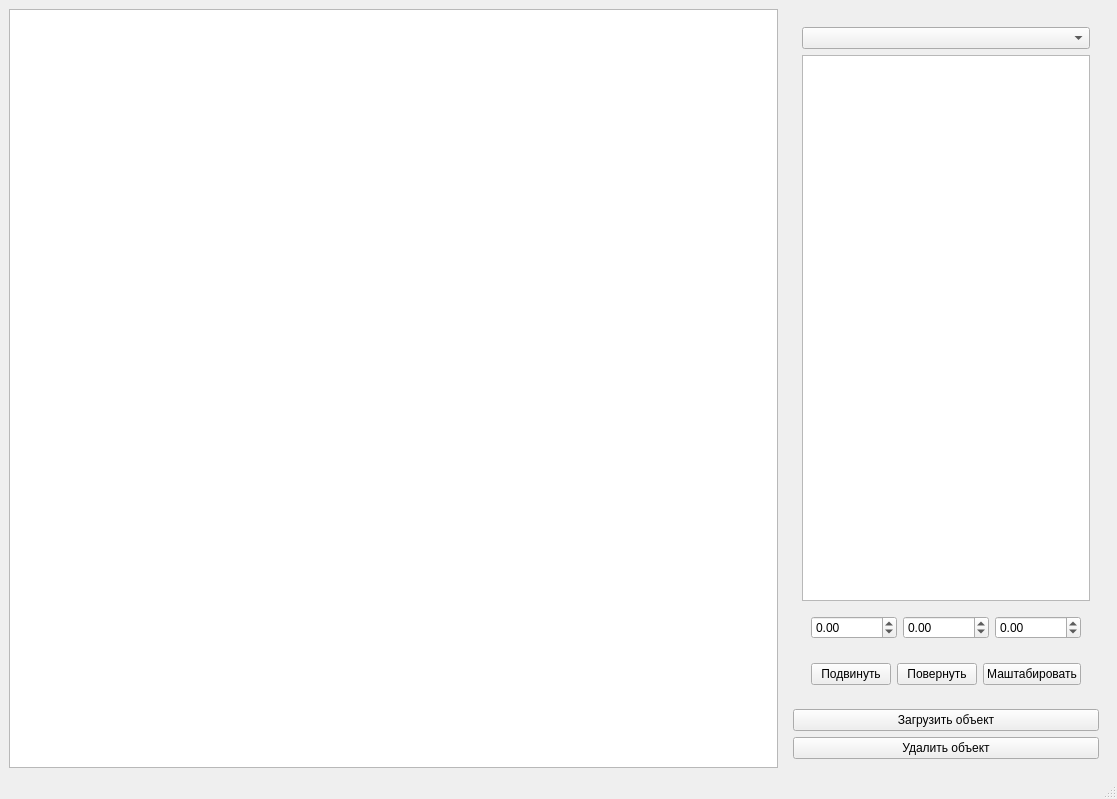
<?xml version="1.0" encoding="UTF-8"?>
<ui version="4.0">
 <class>MainWindow</class>
 <widget class="QMainWindow" name="MainWindow">
  <property name="geometry">
   <rect>
    <x>0</x>
    <y>0</y>
    <width>1117</width>
    <height>799</height>
   </rect>
  </property>
  <property name="windowTitle">
   <string>MainWindow</string>
  </property>
  <widget class="QWidget" name="centralwidget">
   <layout class="QHBoxLayout" name="horizontalLayout_4" stretch="10,0">
    <item>
     <widget class="QGraphicsView" name="graphicsView"/>
    </item>
    <item>
     <widget class="QWidget" name="widget_2" native="true">
      <layout class="QVBoxLayout" name="verticalLayout">
       <item>
        <widget class="QWidget" name="widget" native="true">
         <layout class="QGridLayout" name="gridLayout">
          <item row="1" column="0">
           <widget class="QListView" name="listView">
            <property name="editTriggers">
             <set>QAbstractItemView::EditTrigger::EditKeyPressed</set>
            </property>
            <property name="selectionMode">
             <enum>QAbstractItemView::SelectionMode::MultiSelection</enum>
            </property>
           </widget>
          </item>
          <item row="2" column="0">
           <widget class="QWidget" name="widget_3" native="true">
            <layout class="QHBoxLayout" name="horizontalLayout_2">
             <item>
              <widget class="QDoubleSpinBox" name="x_box">
               <property name="minimum">
                <double>-99.000000000000000</double>
               </property>
              </widget>
             </item>
             <item>
              <widget class="QDoubleSpinBox" name="y_box">
               <property name="minimum">
                <double>-99.000000000000000</double>
               </property>
              </widget>
             </item>
             <item>
              <widget class="QDoubleSpinBox" name="z_box">
               <property name="minimum">
                <double>-99.000000000000000</double>
               </property>
              </widget>
             </item>
            </layout>
           </widget>
          </item>
          <item row="0" column="0">
           <widget class="QComboBox" name="comboBox">
            <property name="placeholderText">
             <string>&lt;default&gt;</string>
            </property>
           </widget>
          </item>
          <item row="3" column="0">
           <widget class="QWidget" name="widget_4" native="true">
            <layout class="QHBoxLayout" name="horizontalLayout_3">
             <item>
              <widget class="QPushButton" name="move_btn">
               <property name="text">
                <string>Подвинуть</string>
               </property>
              </widget>
             </item>
             <item>
              <widget class="QPushButton" name="rotate_btn">
               <property name="text">
                <string>Повернуть</string>
               </property>
              </widget>
             </item>
             <item>
              <widget class="QPushButton" name="scale_btn">
               <property name="text">
                <string>Маштабировать</string>
               </property>
              </widget>
             </item>
            </layout>
           </widget>
          </item>
         </layout>
        </widget>
       </item>
       <item>
        <widget class="QPushButton" name="load_btn">
         <property name="text">
          <string>Загрузить объект</string>
         </property>
        </widget>
       </item>
       <item>
        <widget class="QPushButton" name="remove_btn">
         <property name="text">
          <string>Удалить объект</string>
         </property>
        </widget>
       </item>
      </layout>
     </widget>
    </item>
   </layout>
  </widget>
  <widget class="QMenuBar" name="menubar">
   <property name="geometry">
    <rect>
     <x>0</x>
     <y>0</y>
     <width>1117</width>
     <height>24</height>
    </rect>
   </property>
  </widget>
  <widget class="QStatusBar" name="statusbar"/>
 </widget>
 <resources/>
 <connections/>
</ui>
